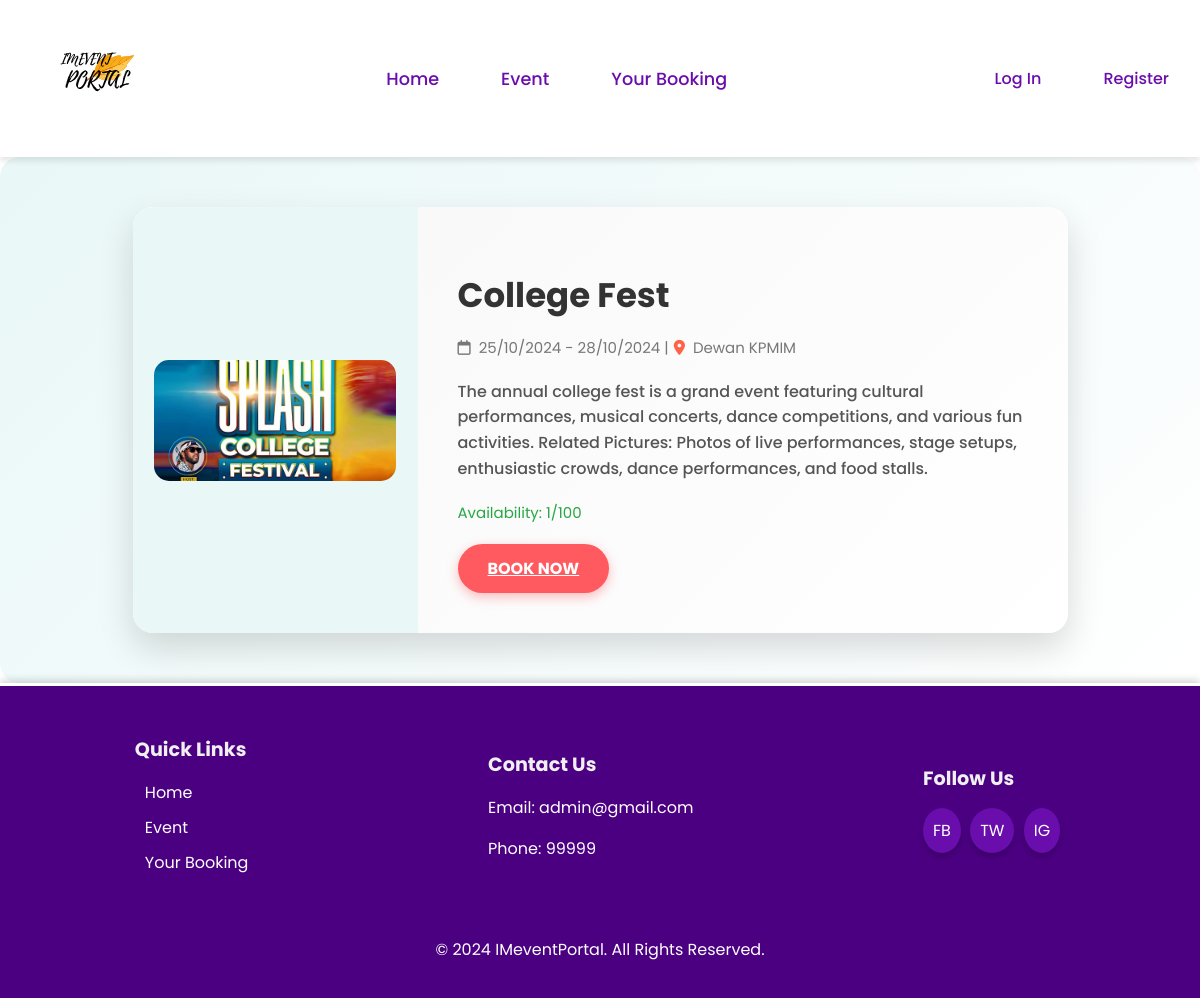
Screenshot of /event/1 with the database file from the repository.
### Event/models.py (models this page shows, shortened)
class Event(models.Model):
    event_id = models.AutoField(primary_key=True)
    title = models.CharField(max_length=200)
    image = models.ImageField(upload_to='event_images/')
    description = models.TextField()
    location = models.CharField(max_length=255)
    start_date = models.DateField()
    end_date = models.DateField()
    max_tickets = models.PositiveIntegerField()
    tags = models.ManyToManyField(Tag, related_name='events', blank=True)
    created_by = models.ForeignKey(CustomUser, related_name='created_events', on_delete=models.CASCADE, limit_choices_to={'user_type': 'mpp'})

### Event/views.py (the view)
# urls.py: path('event/<int:event_id>', views.eventDetails, name='eventDetails'),
def eventDetails(request, event_id):
    event = get_object_or_404(Event, pk=event_id)
    event.booked_count = Booking.objects.filter(event=event).count()
    return render(request, 'eventDetails.html', {'event': event})

### Event/templates/eventDetails.html
{% extends 'base.html' %}
{% load static %}
{% block extra_head %}
    <link rel="stylesheet" href="{% static 'css/eventDetails.css' %}">
{% endblock %}
{% block content %}
    <div class="container-details">
        <div class="event-card">
            <div class="event-image">
                <img src="{{ event.image.url }}" alt="{{ event.title }}">
            </div>
            <div class="event-details">
                <h1 class="event-title">{{ event.title }}</h1>
                <p class="event-meta">
                    <i class="fa-regular fa-calendar"></i> {{ event.start_date|date:"d/m/Y" }} - {{ event.end_date|date:"d/m/Y" }}
                    | <i class="fa-solid fa-location-dot" style="color: #FF6347; margin-left: 5px;"></i> {{ event.location }}
                </p>
                <p class="event-description">{{ event.description }}</p>
                <p class="event-meta" style="color: {% if event.booked_count < event.max_tickets %}#28a745{% else %}#ff5a5f{% endif %};">
                    Availability: {{ event.booked_count }}/{{ event.max_tickets }}
                </p>
                <div class="book-btn-container">
                    {% if event.booked_count < event.max_tickets %}
                        <a href="{% url 'book' event.event_id %}" class="book-btn">Book Now</a>
                    {% else %}
                        <p class="full-message">Full</p>
                    {% endif %}
                </div>
            </div>
        </div>
    </div>
{% endblock %}

### Event/static/css/eventDetails.css (style rules this page uses)
.container-details { display: flex; justify-content: center; align-items: center; padding: 50px; background: linear-gradient(135deg, #e9f7f7, #ffffff); border-radius: 20px; }
.event-card { background: white; width: 85%; display: flex; border-radius: 20px; box-shadow: 0 15px 35px rgba(0, 0, 0, 0.15); overflow: hidden; transition: transform 0.2s ease; }
.event-image { flex: 1; background-color: #e9f7f7; display: flex; align-items: center; justify-content: center; overflow: hidden; border-top-left-radius: 20px; border-bottom-left-radius: 20px; }
.event-image img { width: 85%; border-radius: 15px; transition: transform 0.3s ease; }
.event-details { flex: 2; padding: 40px; background: linear-gradient(135deg, #f9f9f9, #ffffff); }
.event-title { font-size: 34px; color: #333; margin-bottom: 15px; font-weight: 700; }
.event-meta { color: #777; font-size: 15px; margin-bottom: 20px; display: flex; align-items: center; }
.event-meta i { margin-right: 8px; }
.event-description { color: #555; font-size: 16px; line-height: 1.6; margin-bottom: 20px; font-weight: 500; }
.book-btn { background-color: #ff5a5f; color: white; padding: 12px 30px; text-align: center; border-radius: 50px; font-size: 16px; display: inline-block; text-transform: uppercase; font-weight: bold; transition: background-color 0.3s ease, transform 0.2s ease; box-shadow: 0 4px 12px rgba(255, 90, 95, 0.4); }

### Event/templates/base.html (style rules this page uses)
body, html { font-family: 'Poppins', sans-serif; margin: 0; padding: 0; height: 100%; display: flex; flex-direction: column; }

### rows the page displays
Event: image (picture), title "College Fest", start_date "25/10/2024", end_date "28/10/2024", location "Dewan KPMIM", description "The annual college fest is a grand event featuring cultural performances, musical concerts, dance competitions, and various fun activities. Related Pictures: Photos of live performances, stage setups, enthusiastic crowds, dance performances, and food stalls.", booked_count "1", max_tickets "100"
